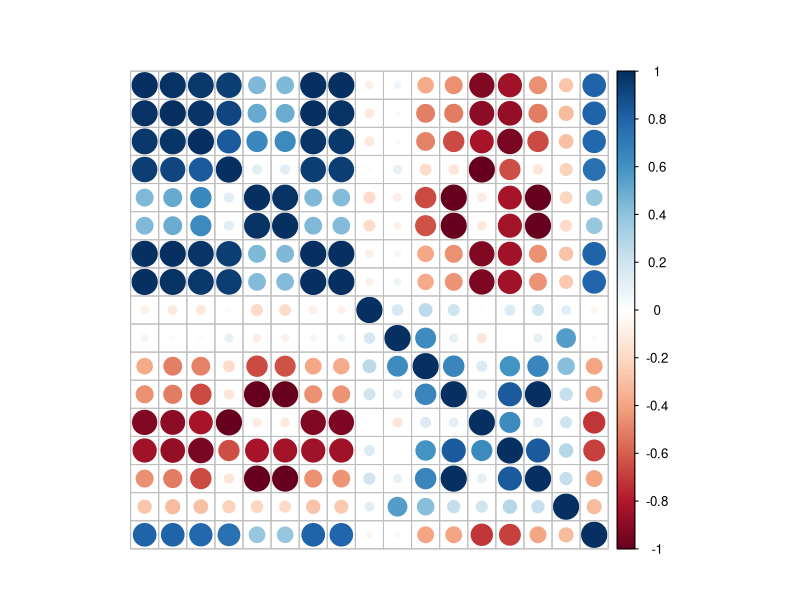
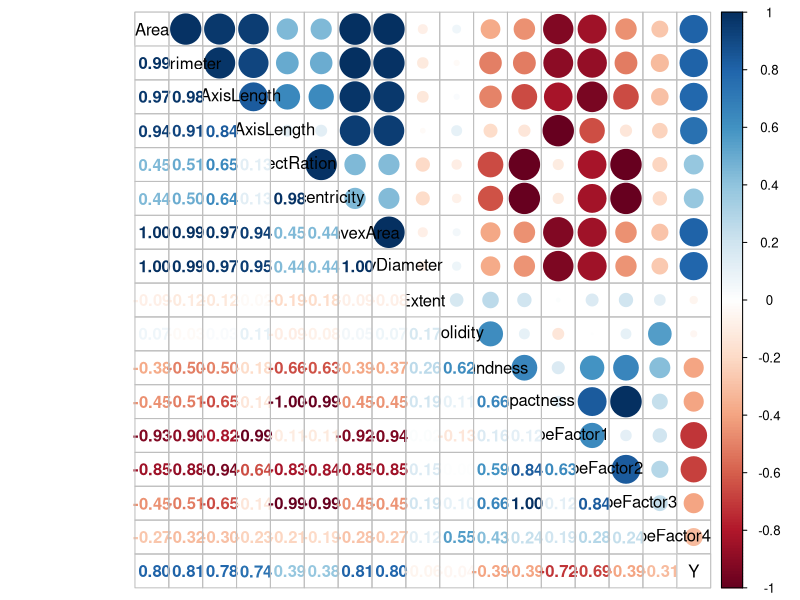

R code for these plots, in order: (Note: this script raises an error after producing the figures.)
## ---- chunk 1
# Load in the data
train <- read.csv("data/train_data.csv")
## ---- chunk 2
full_model <- lm(Y ~ ., data = train)
summary(full_model)
## ---- chunk 3
correlation_matrix <- cor(train[, -which(names(train) == "Y")])
correlation_matrix
## ---- chunk 4
library(corrplot)
# Circles correlation plot
corrplot(cor(train), method = "circle",
        tl.pos = "n", mar = c(2, 1, 3, 1)) 
## ---- chunk 5
# Visualization of correlation matrix
corrplot.mixed(cor(train),
               lower = "number", 
               upper = "circle",
               tl.col = "black")
## ---- chunk 6
# Check for multicollinearity
library(car)
vif_values <- vif(full_model)
rounded_vif <- round(vif_values, 4)
rounded_vif
## ---- chunk 7
# Splitting the data into training and validation sets
set.seed(1234)
index <- sample(1:nrow(train), round(0.8 * nrow(train)))
train_set <- train[index, ]
validation_set <- train[-index, ]
## ---- chunk 8
# NOTE: I did NOT standardize features; here is the code if we wanted to do so
# Standardize the features
standardized_train <- scale(train)
standardized_train <- as.data.frame(standardized_train)

# Fit the Lasso model on the standardized data
lasso_model_standardized <- cv.glmnet(as.matrix(standardized_train), train$Y, alpha = 1)
## ---- chunk 9
# Use Lasso?
library(glmnet)
x_train <- model.matrix(Y ~ . - 1, data = train_set) # -1 to exclude intercept
y_train <- train_set$Y
lasso_model <- cv.glmnet(x_train, y_train, alpha = 1)
plot(lasso_model)

# Predictions for the validation set
x_validation <- model.matrix(Y ~ . - 1, data = validation_set)
predictions <- predict(lasso_model, s = "lambda.min", newx = x_validation)
## ---- chunk 10
# Extract coefficients of the model at lambda.min
lasso_coefficients <- coef(lasso_model, s = "lambda.min")

# Non-zero coefficients
print(round(lasso_coefficients[lasso_coefficients != 0], 6))
## ---- chunk 11
lasso_coefficients <- coef(lasso_model, s = "lambda.min")
variable_names <- colnames(x_train)
coef_w_names <- setNames(lasso_coefficients[-1], variable_names)
print(round(coef_w_names[coef_w_names != 0], 6))
## ---- chunk 12
# Predict using the validation set
predictions <- predict(lasso_model, s = "lambda.min", newx = x_validation)

# MSE on the validation set
mse <- mean((validation_set$Y - predictions)^2)
mse
## ---- chunk 13
ridge_model <- cv.glmnet(x_train, y_train, alpha = 0)

# CV curve
plot(ridge_model)
## ---- chunk 14
# Predictions for the validation set
ridge_predictions <- predict(ridge_model, s = "lambda.min", newx = x_validation)

# Extract coefficients of the Ridge model at lambda.min
ridge_coefficients <- coef(ridge_model, s = "lambda.min")

# Non-zero coefficients
print(round(ridge_coefficients, 6))
## ---- chunk 15
# MSE for the validation set 
ridge_mse <- mean((validation_set$Y - ridge_predictions)^2)
ridge_mse
